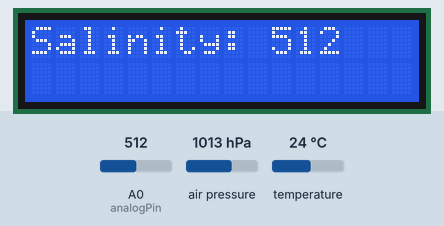
Simulated run of this sketch. Board: Arduino Uno, built with avr-gcc and run on an emulated ATmega328P. On the bench: 16×2 character LCD. The test bench sets the inputs (shaded band); at power-on: air pressure 1013 hPa, A0 (analogPin) = 512, temperature 24 °C.

Above: at 1.6 s.
1.7 s: air pressure set to 952 hPa
At 2.7 s:
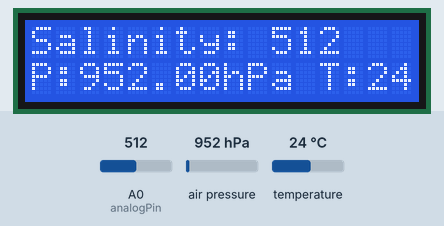
4.4 s: A0 (analogPin) set to 108
At 6.8 s:
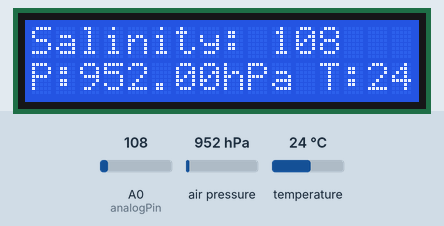
7.5 s: A0 (analogPin) set to 92
At 9.4 s:
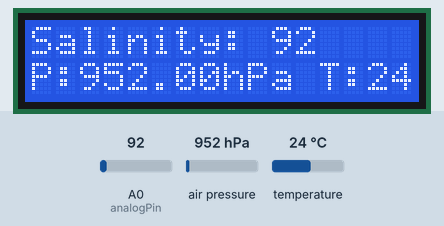
10.2 s: air pressure set to 1000 hPa
At 13.3 s:
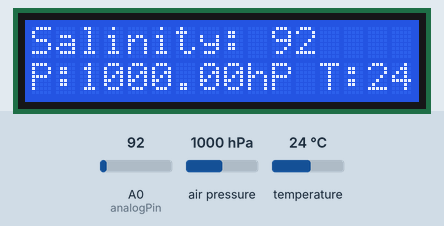
13.6 s: A0 (analogPin) set to 122
At 15.0 s:
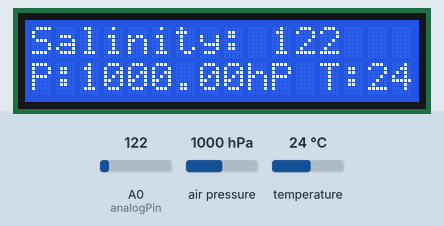
16.3 s: A0 (analogPin) set to 0
At 19.0 s:
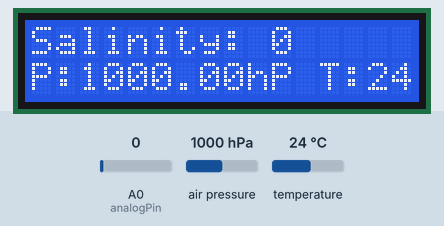
Timing chart, 0 to 20.5 s (numbered marks = the images above; inputs shaded):
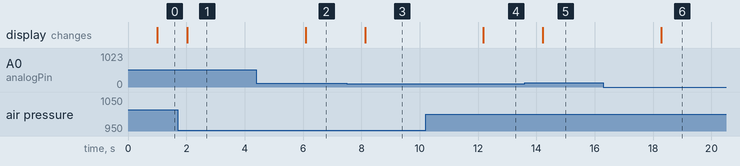

The sketch:

Main_Project.ino
```cpp
//Header files
//Temp
#include <Wire.h>
#include <SFE_BMP180.h>

//LCD
#include <LiquidCrystal.h>

//Variables

//Salinity
int analogPin = 0;     // potentiometer wiper (middle terminal) connected to analog pin 0
int val = 0;           // variable to store the value read

//Temp
SFE_BMP180 bmp180;

//LCD
// initialize the library by associating any needed LCD interface pin
// with the arduino pin number it is connected to
const int rs = 12, en = 11, d4 = 5, d5 = 4, d6 = 3, d7 = 2;
LiquidCrystal lcd(rs, en, d4, d5, d6, d7);

typedef struct Task
{
    signed char state;
    unsigned long int period;
    unsigned long int elapsedTime;
    int(*TickFct)(int);
}task;

const unsigned short numTasks = 2;
Task tasks[numTasks];

//Salinity SM
int SALTEST_SM1();
enum SM1_STATES{SM1_Init, SM1_Wait} SM1_State;

int SALTEST_SM1(int SM1_State)
{
   //conditions
   switch(SM1_State)
   {
    case SM1_Init:
    SM1_State = SM1_Wait;
    break;

     case SM1_Wait:
     SM1_State = SM1_Wait;
     break;

     default:
     SM1_State = SM1_Wait;
     break;

   }

    //actions
    switch(SM1_State)
   {
     case SM1_Init:
      break;

     case SM1_Wait:

      val = analogRead(analogPin);    // read the input pin
      lcd.setCursor(0, 0);
      lcd.print("Salinity: ");
      lcd.println(val);             // debug value
      break;

     default:
      break;
    }

}

int TEMPTEST_SM2();
enum SM2_STATES{SM2_Init, SM2_Wait} SM2_State;

int TEMPTEST_SM2(int SM2_State)
{
   //conditions
   switch(SM2_State)
   {
    case SM2_Init:
    SM2_State = SM2_Wait;
    break;

     case SM2_Wait:
     SM2_State = SM2_Wait;
     break;

     default:
     SM2_State = SM2_Wait;
     break;

   }

    //actions
    switch(SM2_State)
   {
     case SM2_Init:
      break;

     case SM2_Wait:
      char status;
      double T, P;
      bool success = false;

      status = bmp180.startTemperature();

      if (status != 0)
      {
        delay(1000);
        status = bmp180.getTemperature(T);

        if (status != 0)
        {
          status = bmp180.startPressure(3);

          if (status != 0)
          {
            delay(status);
            status = bmp180.getPressure(P, T);

            if (status != 0)
            {
              //Serial.print("wew");
              lcd.setCursor(0, 1);
              lcd.print("P:");
              lcd.print(P);
              lcd.println("hPa");

              lcd.setCursor(11, 1);
              lcd.print(" T:");
              lcd.print(T);
              lcd.println(" C");
            }
          }
        }
      }
      break;

     default:
      break;
    }

}


void setup()
{

    unsigned char i=0;
    //lcd
    // set up the LCD's number of columns and rows:
    lcd.begin(16, 2);

    //Task 1 Salinity
    tasks[i].state= SM1_Init;
    tasks[i].period=1000;
    tasks[i].elapsedTime = 0;
    tasks[i].TickFct = &SALTEST_SM1;
    i++;

    //Task 2 Temp
    bool success = bmp180.begin();
    tasks[i].state= SM2_Init;
    tasks[i].period=1000;
    tasks[i].elapsedTime = 0;
    tasks[i].TickFct = &TEMPTEST_SM2;
    i++;


  // put your setup code here, to run once:
  Serial.begin(9600);

//  //LCD screen
//  // set up the LCD's number of columns and rows:
//  lcd.begin(16, 2);
//  // Print a message to the LCD.
//  lcd.print("hello, world!");
//
//  //Temp
//  // Start up the library
//  sensors.begin();
}

void loop() {
  // put your main code here, to run repeatedly:
  unsigned int i;
  for (i = 0; i < numTasks; ++i)
  {
    if ((millis() - tasks[i].elapsedTime) >= tasks[i].period)
    {
      tasks[i].state = tasks[i].TickFct(tasks[i].state);
      tasks[i].elapsedTime = millis();
     }
  }


}
```

Measured:
- the behaviour switches between 100 and 99 on A0 (analogPin) (found by bisection; images 2 and 3)
- after the input at 1.7 s, the display: changes after 0.33 s (image 1)
- after the input at 4.4 s, the display: changes after 1.7 s (image 2)
- after the input at 7.5 s, the display: changes after 0.63 s (image 3)
- after the input at 10.2 s, the display: changes after 2.0 s (image 4)
- after the input at 13.6 s, the display: changes after 0.62 s (image 5)
- after the input at 16.3 s, the display: changes after 2.0 s (image 6)
